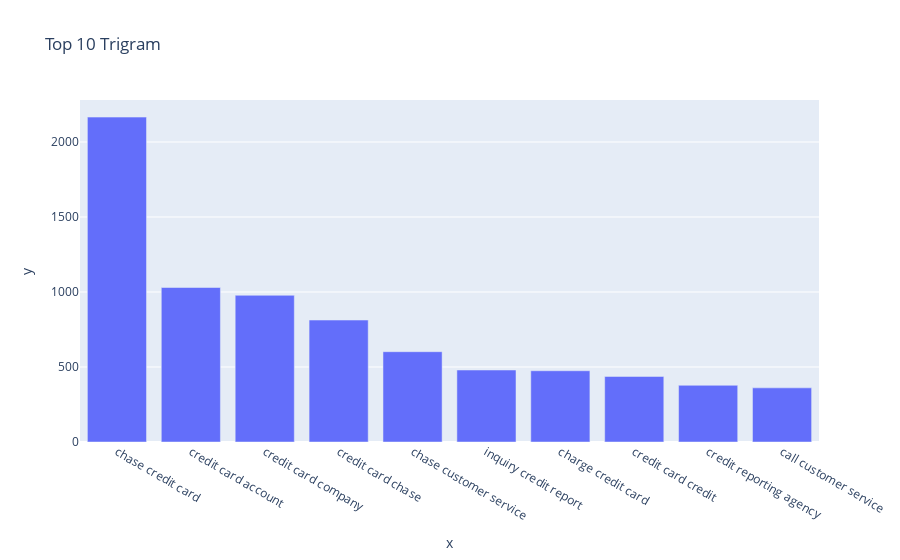

The code cell stored with this chart in its notebook:
### Code cell
#Print the top 10 words in the trigram frequency and plot the same using a bar graph
trigram = get_top_n_words(df_clean['Complaint_clean'], 3,10)
for word, freq in trigram:
    print(word, freq)
px.bar(x=[word for word, freq in trigram], y=[freq for word, freq in trigram], title='Top 10 Trigram')

### Figure 1 — Plotly figure (JSON) as saved in the notebook; plotly's stock layout.template omitted (floating-point values rounded to 4 significant figures)
{"data": [{"alignmentgroup": "True", "hovertemplate": "x=%{x}<br>y=%{y}<extra></extra>", "legendgroup": "", "marker": {"color": "#636efa", "pattern": {"shape": ""}}, "name": "", "offsetgroup": "", "orientation": "v", "showlegend": false, "textposition": "auto", "type": "bar", "x": ["chase credit card", "credit card account", "credit card company", "credit card chase", "chase customer service", "inquiry credit report", "charge credit card", "credit card credit", "credit reporting agency", "call customer service"], "xaxis": "x", "y": [2166, 1030, 978, 813, 602, 480, 475, 437, 378, 361], "yaxis": "y"}], "layout": {"autosize": true, "barmode": "relative", "legend": {"tracegroupgap": 0}, "title": {"text": "Top 10 Trigram"}, "xaxis": {"anchor": "y", "autorange": true, "domain": [0, 1], "range": [-0.5, 9.5], "title": {"text": "x"}, "type": "category"}, "yaxis": {"anchor": "x", "autorange": true, "domain": [0, 1], "range": [0, 2280], "title": {"text": "y"}, "type": "linear"}}}
